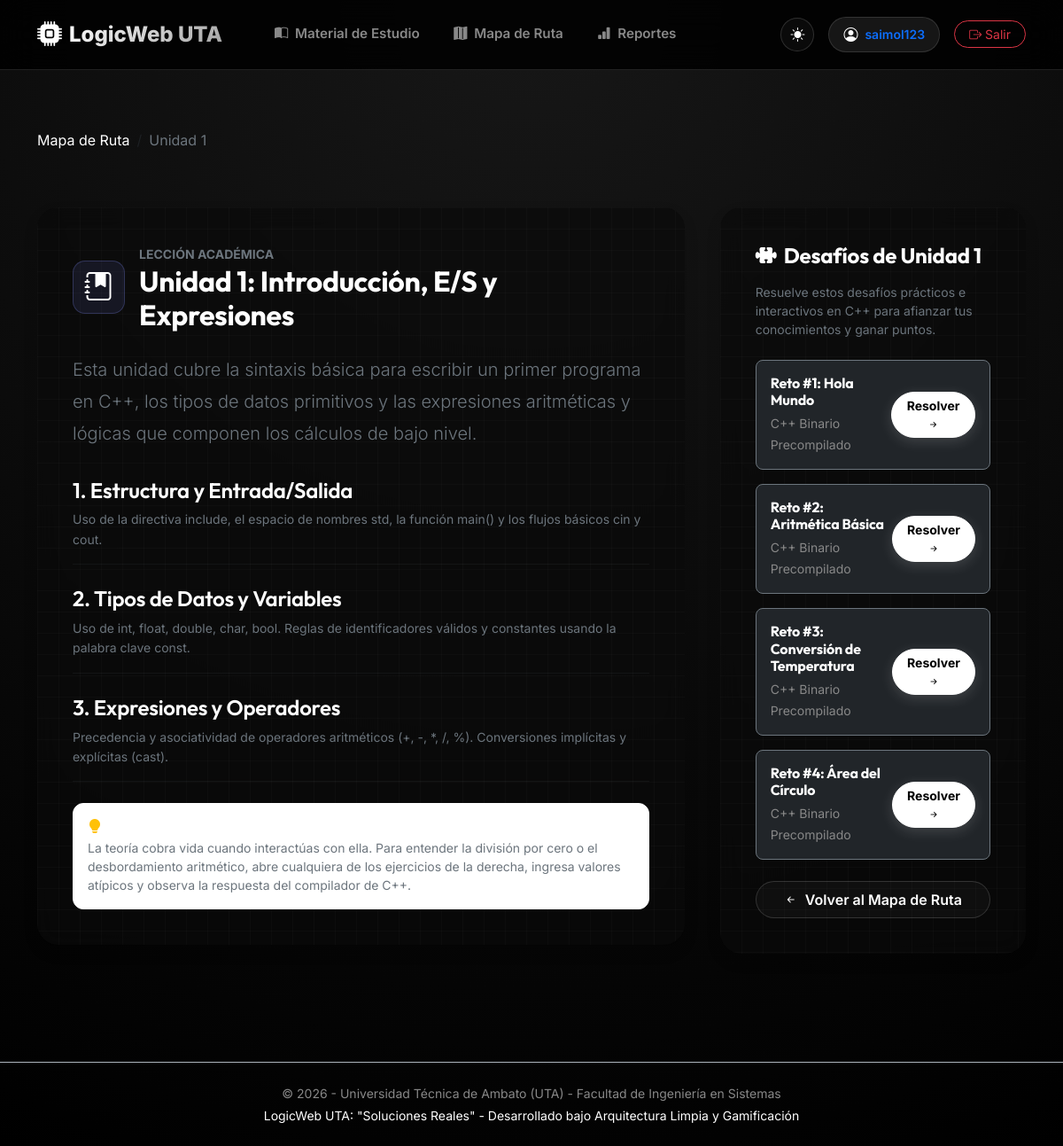
/theory/unit/1 (signed in), run on the app's committed database.
### app/infrastructure/database/models.py (models this page shows, shortened)
class UserModel(db.Model):
    __tablename__ = 'usuarios'
    id = db.Column(db.Integer, primary_key=True, autoincrement=True)
    username = db.Column(db.String(80), unique=True, nullable=False)
    email = db.Column(db.String(120), unique=True, nullable=False)
    password_hash = db.Column(db.String(256), nullable=False)
    fecha_registro = db.Column(db.DateTime, default=datetime.utcnow)
    def to_domain(self) -> Usuario:
        return Usuario(
            id=self.id,
            username=self.username,
            email=self.email,
            password_hash=self.password_hash,
            fecha_registro=self.fecha_registro
        )

class ExerciseModel(db.Model):
    __tablename__ = 'ejercicios'
    id = db.Column(db.Integer, primary_key=True, autoincrement=True)
    unidad_id = db.Column(db.Integer, nullable=False)
    titulo = db.Column(db.String(200), nullable=False)
    descripcion_caso_real = db.Column(db.Text, nullable=False)
    pseudocodigo = db.Column(db.Text, nullable=False)
    codigo_fuente_cpp = db.Column(db.Text, nullable=True) # Código real C++ para mostrar al estudiante
    diagrama_ruta = db.Column(db.String(255), nullable=False)
    ruta_binario_cpp = db.Column(db.String(255), nullable=False)
    def to_domain(self) -> Ejercicio:
        return Ejercicio(
            id=self.id,
            unidad_id=self.unidad_id,
            titulo=self.titulo,
            descripcion_caso_real=self.descripcion_caso_real,
            pseudocodigo=self.pseudocodigo,
            diagrama_ruta=self.diagrama_ruta,
            ruta_binario_cpp=self.ruta_binario_cpp,
            codigo_fuente_cpp=self.codigo_fuente_cpp
        )

### app/infrastructure/web/theory.py (the view)
@theory_bp.route('/unit/<int:unit_id>')
@login_required
def unit_details(unit_id: int):
    ejercicio_repo = SqliteEjercicioRepository()
    ejercicios = [e for e in ejercicio_repo.obtener_todos() if e.unidad_id == unit_id]
    teoria_actual = UNIDADES_TEORIA.get(unit_id)
    if not teoria_actual:
        return redirect(url_for('theory.learning_path'))
    return render_template(
        'theory/unit.html',
        unit_id=unit_id,
        titulo=teoria_actual["titulo"],
        teoria=teoria_actual,
        ejercicios=ejercicios
    )

### app/domain/entities.py (called while the page is built)
    def validar_entidad(self) -> None:
        if not self.username or len(self.username.strip()) < 3:
            raise IntentoInvalido("El nombre de usuario debe tener al menos 3 caracteres.")
        patron_email = r"^[\w\.-]+@[\w\.-]+\.\w+$"
        if not self.email or not re.match(patron_email, self.email):
            raise IntentoInvalido("El formato del correo electrónico ingresado es inválido.")

    def validar_entidad(self) -> None:
        if not self.titulo or len(self.titulo.strip()) == 0:
            raise IntentoInvalido("El título del ejercicio es requerido.")
        if self.unidad_id <= 0:
            raise IntentoInvalido("El ejercicio debe estar asignado a una Unidad válida.")
        if not self.ruta_binario_cpp or len(self.ruta_binario_cpp.strip()) == 0:
            raise IntentoInvalido("La ruta del ejecutable C++ es requerida para procesar subprocesos.")

### app/infrastructure/database/repositories.py (called while the page is built)
    def obtener_por_id(self, usuario_id: int) -> Optional[Usuario]:
        model = UserModel.query.get(usuario_id)
        return model.to_domain() if model else None

    def obtener_todos(self) -> List[Ejercicio]:
        models = ExerciseModel.query.all()
        return [m.to_domain() for m in models]

### app/infrastructure/web/auth.py (called while the page is built)
def login_required(f):
    @wraps(f)
    def decorated_function(*args, **kwargs):
        if 'usuario_id' not in session:
            flash("Por favor, inicia sesión para acceder a esta sección.", "warning")
            return redirect(url_for('auth.login'))
        return f(*args, **kwargs)
    return decorated_function

@auth_bp.before_app_request
def cargar_usuario_actual():
    usuario_id = session.get('usuario_id')
    if usuario_id is None:
        g.usuario = None
    else:
        repo = SqliteUsuarioRepository()
        g.usuario = repo.obtener_por_id(usuario_id)

### app/templates/theory/unit.html (shortened to what this page needs)
{% extends 'base.html' %}
{% block content %}
<div class="container my-4">
    <nav aria-label="breadcrumb">
        <ol class="breadcrumb">
            <li class="breadcrumb-item"><a href="{{ url_for('theory.learning_path') }}" class="text-accent text-decoration-none">Mapa de Ruta</a></li>
            <li class="breadcrumb-item active text-secondary" aria-current="page">Unidad {{ unit_id }}</li>
        </ol>
    </nav>
    <div class="row mt-4">
        <div class="col-lg-8 mb-4">
            <div class="card card-glass border-0 p-4 shadow">
                <div class="d-flex align-items-center mb-4">
                    <div class="icon-frame-cozy me-3">
                        <i class="bi bi-journal-bookmark-fill text-accent fs-2"></i>
                    </div>
                    <div>
                        <span class="text-secondary small fw-bold">LECCIÓN ACADÉMICA</span>
                        <h2 class="text-white mb-0 fw-bold">{{ titulo }}</h2>
                    </div>
                </div>
                <p class="text-secondary lead mb-4">{{ teoria.introduccion }}</p>
                {% for sec in teoria.secciones %}
                <div class="mb-4 pb-3 border-bottom border-secondary border-opacity-10">
                    <h4 class="text-white mb-2 fw-semibold">{{ sec.subtitulo }}</h4>
                    <p class="text-secondary small mb-0" style="line-height: 1.6;">{{ sec.contenido }}</p>
                </div>
                {% endfor %}
                <div class="alert bg-accent bg-opacity-10 border border-accent border-opacity-25 text-white p-3 mb-0" style="border-radius: 12px;">
                    <h6 class="fw-bold mb-1"><i class="bi bi-lightbulb-fill text-warning me-1"></i> Consejo Práctico para C++:</h6>
                    <p class="small text-secondary mb-0">La teoría cobra vida cuando interactúas con ella. Para entender la división por cero o el desbordamiento aritmético, abre cualquiera de los ejercicios de la derecha, ingresa valores atípicos y observa la respuesta del compilador de C++.</p>
                </div>
            </div>
        </div>
        <div class="col-lg-4">
            <div class="card card-glass border-0 p-4 shadow">
                <h4 class="text-white mb-3 fw-bold"><i class="bi bi-puzzle-fill text-accent me-1"></i> Desafíos de Unidad {{ unit_id }}</h4>
                <p class="text-secondary small mb-4">Resuelve estos desafíos prácticos e interactivos en C++ para afianzar tus conocimientos y ganar puntos.</p>
                <div class="d-flex flex-column gap-3">
                    {% for ej in ejercicios %}
                    <div class="p-3 bg-dark bg-opacity-35 border border-secondary border-opacity-20 rounded-3 d-flex justify-content-between align-items-center hover-border-accent">
                        <div>
                            <h6 class="text-white mb-1 fw-bold">{{ ej.titulo }}</h6>
                            <span class="text-muted small">C++ Binario Precompilado</span>
                        </div>
                        <a href="{{ url_for('interactive.view_interactive', ejercicio_id=ej.id) }}" class="btn btn-accent btn-sm rounded-pill px-3">
                            Resolver <i class="bi bi-arrow-right-short ms-0.5"></i>
                        </a>
                    </div>
                    {% endfor %}
                </div>
                <div class="text-center mt-4">
                    <a href="{{ url_for('theory.learning_path') }}" class="btn btn-glass-secondary w-100 rounded-pill py-2">
                        <i class="bi bi-arrow-left-short me-1"></i> Volver al Mapa de Ruta
                    </a>
                </div>
            </div>
        </div>
    </div>
</div>
{% endblock %}

### app/templates/base.html (shortened to what this page needs)
<!DOCTYPE html>
<html lang="es">
<head>
    <link href="https://cdn.jsdelivr.net/npm/bootstrap@5.3.2/dist/css/bootstrap.min.css" rel="stylesheet">
    <link rel="stylesheet" href="https://cdn.jsdelivr.net/npm/bootstrap-icons@1.11.2/font/bootstrap-icons.min.css">
    <link rel="stylesheet" href="{{ url_for('static', filename='css/custom.css') }}">
</head>
<body>
    <nav class="navbar navbar-expand-lg sticky-top navbar-glass">
        <div class="container">
            <a class="navbar-brand d-flex align-items-center" href="{{ url_for('index') }}" id="nav-brand-logo">
                <i class="bi bi-cpu-fill text-accent me-2 fs-3 animate-pulse"></i>
                <span class="brand-text">LogicWeb <span class="text-accent">UTA</span></span>
            </a>
            {% if g.usuario %}
            <div class="collapse navbar-collapse" id="navbarContent">
                <ul class="navbar-nav me-auto mb-2 mb-lg-0 ms-lg-4">
                    <li class="nav-item">
                        <a class="nav-link {% if request.endpoint == 'theory.study_material' %}active{% endif %}" href="{{ url_for('theory.study_material') }}" id="nav-study-material">
                            <i class="bi bi-book-half me-1"></i> Material de Estudio
                        </a>
                    </li>
                    <li class="nav-item">
                        <a class="nav-link {% if request.endpoint == 'theory.learning_path' %}active{% endif %}" href="{{ url_for('theory.learning_path') }}" id="nav-learning-path">
                            <i class="bi bi-map-fill me-1"></i> Mapa de Ruta
                        </a>
                    </li>
                    <li class="nav-item">
                        <a class="nav-link {% if request.endpoint == 'reports.dashboard' %}active{% endif %}" href="{{ url_for('reports.dashboard') }}" id="nav-dashboard">
                            <i class="bi bi-bar-chart-fill me-1"></i> Reportes
                        </a>
                    </li>
                </ul>
                <div class="d-flex align-items-center gap-3">
                    <button id="theme-toggle-btn" class="btn btn-glass-secondary rounded-circle p-0 d-flex align-items-center justify-content-center" style="width: 38px; height: 38px;" title="Cambiar Tema (Claro/Oscuro)">
                        <i id="theme-toggle-icon" class="bi bi-sun-fill text-warning"></i>
                    </button>
                    <a href="{{ url_for('auth.profile') }}" class="user-badge px-3 py-1.5 rounded-pill d-flex align-items-center text-decoration-none hover-border-accent" title="Configuración de Perfil" id="nav-user-profile-link">
                        <i class="bi bi-person-circle text-accent me-2"></i>
                        <span class="fw-semibold small" id="nav-username">{{ g.usuario.username }}</span>
                    </a>
                    <a href="{{ url_for('auth.logout') }}" class="btn btn-outline-danger btn-sm rounded-pill px-3" id="nav-logout-btn">
                        <i class="bi bi-box-arrow-right"></i> Salir
                    </a>
                </div>
            </div>
            {% endif %}
        </div>
    </nav>
    <main class="py-4" id="main-content-area">
        {% block content %}{% endblock %}
    </main>
    <footer class="footer py-4 mt-auto border-top border-dark-subtle">
        <div class="container text-center">
            <p class="mb-1 text-muted small">&copy; 2026 - Universidad Técnica de Ambato (UTA) - Facultad de Ingeniería en Sistemas</p>
            <p class="mb-0 text-muted-accent small">LogicWeb UTA: "Soluciones Reales" - Desarrollado bajo Arquitectura Limpia y Gamificación</p>
        </div>
    </footer>
</body>
</html>

### app/static/css/custom.css (style rules this page uses)
:root { --bg-universe: #000000; --chalkboard-bg: #0a0a0a; --paper-bg: rgba(10, 10, 10, 0.7); --grid-line: rgba(255, 255, 255, 0.02); --academic-ink: #ffffff; --academic-ink-light: #e5e5e5; --mint-approved: #ffffff; --lightbulb-amber: #a3a3a3; --coral-correction: #737373; --chalkboard-white: #ffffff; --border-chalk: rgba(255, 255, 255, 0.12); --radius-cozy: 20px; --spacing-base: 8px; --gradient-body: radial-gradient(circle at 50% 0%, #171717 0%, var(--bg-universe) 100%); --shadow-soft: 0 10px 30px rgba(0, 0, 0, 0.55); --navbar-bg: rgba(0, 0, 0, 0.85); --nav-active-color: #ffffff; --text-muted: #888888; --accent-rgb: 255, 255, 255; }
.text-muted, td span.text-muted { color: var(--text-muted) !important; }
body { background: var(--gradient-body); color: var(--chalkboard-white); font-family: 'Inter', system-ui, sans-serif; min-height: 100vh; display: flex; flex-direction: column; transition: background 0.3s ease, color 0.3s ease; }
h1, h2, h3, h4, h5, h6 { font-family: 'Outfit', sans-serif; font-weight: 800; letter-spacing: -0.01em; }
.text-accent { color: #ffffff !important; }
.navbar-glass { background: var(--navbar-bg); backdrop-filter: blur(20px); -webkit-backdrop-filter: blur(20px); border-bottom: 1px solid var(--border-chalk); padding: 0.8rem 0; transition: background 0.3s ease, border-color 0.3s ease; }
.brand-text { font-size: 1.5rem; font-weight: 800; background: linear-gradient(135deg, #ffffff 0%, #a3a3a3 100%); -webkit-background-clip: text; -webkit-text-fill-color: transparent; color: #ffffff; transition: all 0.3s ease; }
.navbar-nav .nav-link { color: var(--text-muted); font-weight: 600; font-size: 0.95rem; padding: 0.4rem 1.2rem !important; border-radius: 30px; transition: all 0.2s ease; }
.user-badge { background: rgba(var(--accent-rgb), 0.08); border: 1px solid var(--border-chalk); padding: 0.45rem 1.1rem; border-radius: 30px; }
.card-glass { background-color: var(--paper-bg); background-image: linear-gradient(var(--grid-line) 1px, transparent 1px), linear-gradient(90deg, var(--grid-line) 1px, transparent 1px); background-size: 24px 24px; backdrop-filter: blur(12px); -webkit-backdrop-filter: blur(12px); border: 1px solid var(--border-chalk); border-radius: var(--radius-cozy); padding: 2rem; box-shadow: 0 10px 30px rgba(0, 0, 0, 0.2); animation: fadeInUp 0.45s cubic-bezier(0.16, 1, 0.3, 1) forwards; }
.btn-accent { background: #ffffff; color: #000000; font-weight: 700; border: 1px solid #ffffff; border-radius: 30px; box-shadow: 0 4px 15px rgba(255, 255, 255, 0.15); transition: all 0.25s ease; }
.btn-glass-secondary { background: rgba(255, 255, 255, 0.03); color: #ffffff; border: 1px solid rgba(255, 255, 255, 0.15); font-weight: 600; border-radius: 30px; transition: all 0.2s ease; }
main.py-4 .container { padding-top: 1.2rem !important; padding-bottom: 1.2rem !important; }
.row { --bs-gutter-x: 2.5rem !important; --bs-gutter-y: 2.5rem !important; }
.card-glass { padding: 2.5rem !important; margin-bottom: 2.5rem !important; border-radius: 24px !important; }
p.lead { margin-bottom: 2rem !important; line-height: 1.8 !important; }
.bg-accent { background-color: var(--academic-ink) !important; }
.border-accent { border-color: var(--academic-ink) !important; }
.btn-accent, .btn-accent *, .btn-accent.text-black, .btn-accent .text-black { color: #000000 !important; }
.btn-glass-secondary, .btn-glass-secondary * { color: #ffffff !important; }
.icon-frame-cozy { width: 60px; height: 60px; border-radius: 14px !important; background-color: rgba(129, 140, 248, 0.1) !important; border: 1px solid rgba(129, 140, 248, 0.25) !important; display: inline-flex; justify-content: center; align-items: center; transition: all 0.3s ease; }

### data on the page
UserModel: usuario.username "saimol123"
ExerciseModel: titulo "Reto #1: Hola Mundo"
ExerciseModel: titulo "Reto #2: Aritmética Básica"
ExerciseModel: titulo "Reto #3: Conversión de Temperatura"
ExerciseModel: titulo "Reto #4: Área del Círculo"

### other printed values
{{ unit_id }} "1"
{{ titulo }} "Unidad 1: Introducción, E/S y Expresiones"
{{ teoria.introduccion }} "Esta unidad cubre la sintaxis básica para escribir un primer programa en C++, los tipos de datos primitivos y las expresiones aritméticas y lógicas que componen los cálculos de bajo nivel."
{{ sec.subtitulo }} "1. Estructura y Entrada/Salida" "2. Tipos de Datos y Variables" "3. Expresiones y Operadores"
{{ sec.contenido }} "Uso de la directiva include, el espacio de nombres std, la función main() y los flujos básicos cin y cout." "Uso de int, float, double, char, bool. Reglas de identificadores válidos y constantes usando la palabra clave const." "Precedencia y asociatividad de operadores aritméticos (+, -, *, /, %). Conversiones implícitas y explícitas (cast)."
